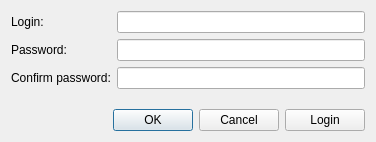
<?xml version="1.0" encoding="UTF-8"?>
<ui version="4.0">
 <class>RegistrationForm</class>
 <widget class="QWidget" name="RegistrationForm">
  <property name="geometry">
   <rect>
    <x>0</x>
    <y>0</y>
    <width>376</width>
    <height>142</height>
   </rect>
  </property>
  <property name="windowTitle">
   <string>Form</string>
  </property>
  <layout class="QVBoxLayout" name="verticalLayout">
   <item>
    <layout class="QFormLayout" name="formLayout">
     <item row="0" column="0">
      <widget class="QLabel" name="label">
       <property name="text">
        <string>Login:</string>
       </property>
      </widget>
     </item>
     <item row="0" column="1">
      <widget class="QLineEdit" name="loginEdit"/>
     </item>
     <item row="1" column="0">
      <widget class="QLabel" name="label_2">
       <property name="text">
        <string>Password:</string>
       </property>
      </widget>
     </item>
     <item row="1" column="1">
      <widget class="QLineEdit" name="passwordEdit">
       <property name="echoMode">
        <enum>QLineEdit::EchoMode::Password</enum>
       </property>
      </widget>
     </item>
     <item row="2" column="0">
      <widget class="QLabel" name="label_3">
       <property name="text">
        <string>Confirm password:</string>
       </property>
      </widget>
     </item>
     <item row="2" column="1">
      <widget class="QLineEdit" name="passwordConfirmEdit">
       <property name="echoMode">
        <enum>QLineEdit::EchoMode::Password</enum>
       </property>
      </widget>
     </item>
     <item row="3" column="1">
      <spacer name="verticalSpacer">
       <property name="orientation">
        <enum>Qt::Orientation::Vertical</enum>
       </property>
       <property name="sizeHint" stdset="0">
        <size>
         <width>20</width>
         <height>40</height>
        </size>
       </property>
      </spacer>
     </item>
    </layout>
   </item>
   <item>
    <layout class="QHBoxLayout" name="horizontalLayout">
     <item>
      <widget class="QDialogButtonBox" name="buttonBox">
       <property name="standardButtons">
        <set>QDialogButtonBox::StandardButton::Cancel|QDialogButtonBox::StandardButton::Ok</set>
       </property>
      </widget>
     </item>
     <item>
      <widget class="QPushButton" name="loginButton">
       <property name="text">
        <string>Login</string>
       </property>
      </widget>
     </item>
    </layout>
   </item>
  </layout>
 </widget>
 <tabstops>
  <tabstop>loginButton</tabstop>
  <tabstop>loginEdit</tabstop>
  <tabstop>passwordConfirmEdit</tabstop>
  <tabstop>passwordEdit</tabstop>
 </tabstops>
 <resources/>
 <connections/>
</ui>
